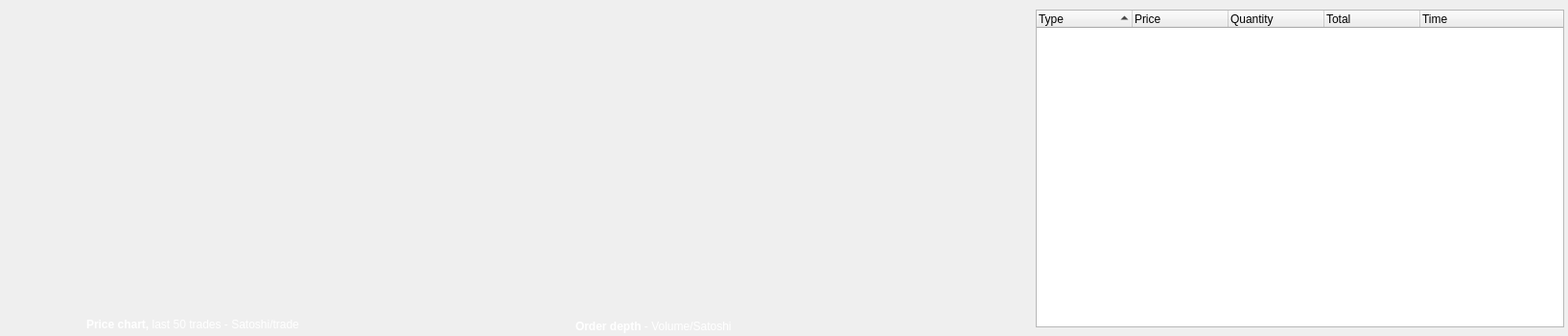
          <widget class="QWidget" name="scrollAreaWidgetContentsBittrex">
           <property name="geometry">
            <rect>
             <x>0</x>
             <y>0</y>
             <width>1635</width>
             <height>350</height>
            </rect>
           </property>
           <property name="minimumSize">
            <size>
             <width>1635</width>
             <height>0</height>
            </size>
           </property>
           <property name="styleSheet">
            <string notr="true"/>
           </property>
           <widget class="QLabel" name="lblBittrexTrades">
            <property name="geometry">
             <rect>
              <x>90</x>
              <y>328</y>
              <width>311</width>
              <height>21</height>
             </rect>
            </property>
            <property name="styleSheet">
             <string notr="true">color:white;</string>
            </property>
            <property name="text">
             <string>&lt;html&gt;&lt;head/&gt;&lt;body&gt;&lt;p&gt;&lt;span style=&quot; font-weight:600;&quot;&gt;Price chart, &lt;/span&gt;last 50 trades - Satoshi/trade&lt;/p&gt;&lt;/body&gt;&lt;/html&gt;</string>
            </property>
           </widget>
           <widget class="QCustomPlot" name="qCustomPlotBittrexTrades" native="true">
            <property name="geometry">
             <rect>
              <x>0</x>
              <y>10</y>
              <width>551</width>
              <height>311</height>
             </rect>
            </property>
            <property name="styleSheet">
             <string notr="true"/>
            </property>
           </widget>
           <widget class="QCustomPlot" name="qCustomPlotBittrexOrderDepth" native="true">
            <property name="geometry">
             <rect>
              <x>550</x>
              <y>10</y>
              <width>531</width>
              <height>311</height>
             </rect>
            </property>
            <property name="styleSheet">
             <string notr="true"/>
            </property>
           </widget>
           <widget class="QLabel" name="lblBittrexOrderDepth">
            <property name="geometry">
             <rect>
              <x>600</x>
              <y>330</y>
              <width>211</width>
              <height>20</height>
             </rect>
            </property>
            <property name="styleSheet">
             <string notr="true">color:white;</string>
            </property>
            <property name="text">
             <string>&lt;html&gt;&lt;head/&gt;&lt;body&gt;&lt;p&gt;&lt;span style=&quot; font-weight:600;&quot;&gt;Order depth &lt;/span&gt;- Volume/Satoshi&lt;/p&gt;&lt;/body&gt;&lt;/html&gt;</string>
            </property>
           </widget>
           <widget class="QTreeWidget" name="tblBittrexTrades">
            <property name="geometry">
             <rect>
              <x>1080</x>
              <y>10</y>
              <width>551</width>
              <height>331</height>
             </rect>
            </property>
            <property name="styleSheet">
             <string notr="true">QScrollBar:vertical {background: white;height: 15px;}QScrollBar::handle:vertical {background: #d3d6d8;min-width: 20px;}</string>
            </property>
            <property name="verticalScrollBarPolicy">
             <enum>Qt::ScrollBarAlwaysOn</enum>
            </property>
            <property name="horizontalScrollBarPolicy">
             <enum>Qt::ScrollBarAlwaysOff</enum>
            </property>
            <property name="autoScrollMargin">
             <number>16</number>
            </property>
            <property name="indentation">
             <number>10</number>
            </property>
            <property name="sortingEnabled">
             <bool>true</bool>
            </property>
            <property name="animated">
             <bool>false</bool>
            </property>
            <property name="headerHidden">
             <bool>false</bool>
            </property>
            <attribute name="headerCascadingSectionResizes">
             <bool>false</bool>
            </attribute>
            <attribute name="headerHighlightSections">
             <bool>false</bool>
            </attribute>
            <column>
             <property name="text">
              <string>Type</string>
             </property>
            </column>
            <column>
             <property name="text">
              <string>Price</string>
             </property>
            </column>
            <column>
             <property name="text">
              <string>Quantity</string>
             </property>
            </column>
            <column>
             <property name="text">
              <string>Total</string>
             </property>
            </column>
            <column>
             <property name="text">
              <string>Time</string>
             </property>
            </column>
           </widget>
          </widget>
